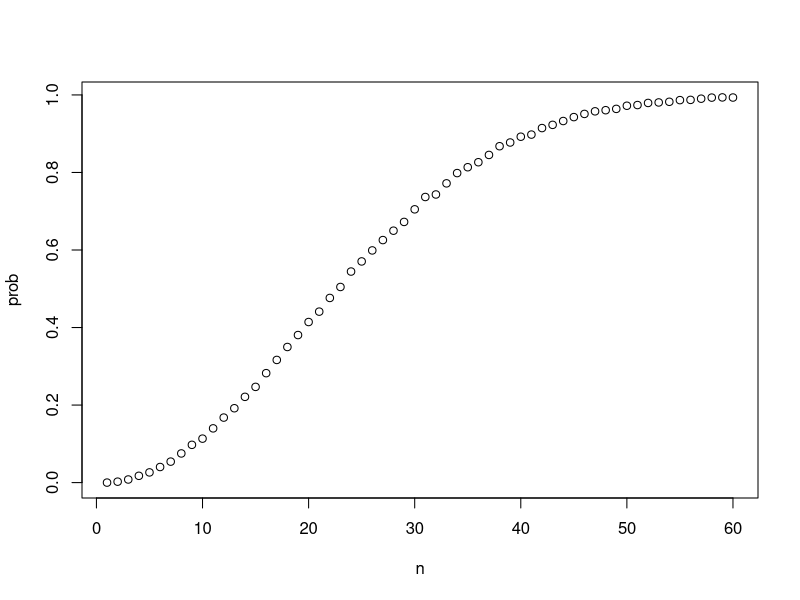
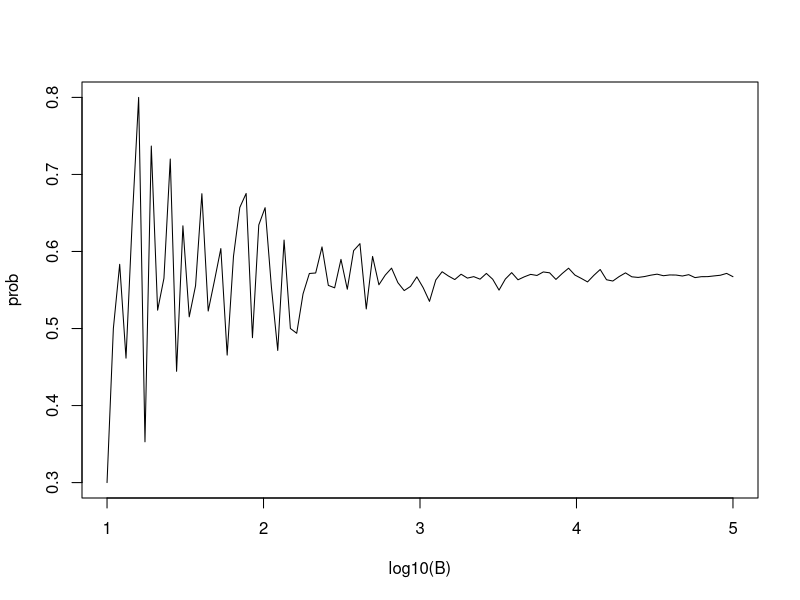
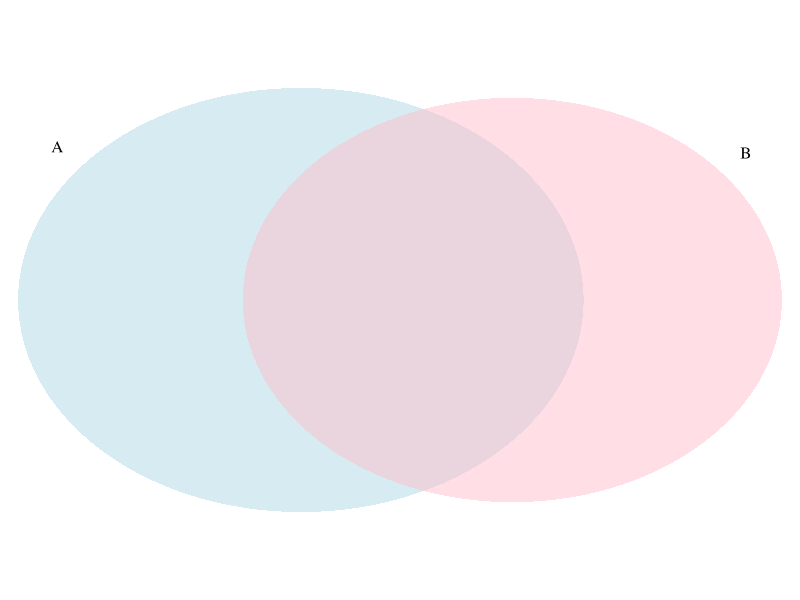

Here is the R script that generated these plots, in order:
## ---- chunk 1
beads <- rep(c("red", "blue"), times = c(2,3))
beads
## ---- chunk 2
sample(beads, 1)
## ---- chunk 3
B <- 10000
events <- replicate(B, sample(beads, 1))
## ---- chunk 4
tab <- table(events)
tab
## ---- chunk 5
prop.table(tab)
## ---- chunk 6
sample(beads, 5)
sample(beads, 5)
sample(beads, 5)
## ---- chunk 7
events <- sample(beads, B, replace = TRUE)
prop.table(table(events))
## ---- chunk 8
party <- c('R','D','I','R','R','R')
sample(party, 2, replace = TRUE)
## ---- chunk 9
x <- sample(beads, 5)
## ---- chunk 10
set.seed(1)
## ---- chunk 11
x <- sample(beads, 5)
## ---- chunk 12
x[2:5]
## ---- chunk 13
number <- "Three"
suit <- "Hearts"
paste(number, suit)
## ---- chunk 14
paste(letters[1:5], as.character(1:5))
## ---- chunk 15
expand.grid(pants = c("blue", "black"), shirt = c("white", "grey", "plaid"))
## ---- chunk 16
suits <- c("Diamonds", "Clubs", "Hearts", "Spades")
numbers <- c("Ace", "Deuce", "Three", "Four", "Five", "Six", "Seven", "Eight", "Nine", "Ten", "Jack", "Queen", "King")
deck <- expand.grid(number=numbers, suit=suits)
deck <- paste(deck$number, deck$suit)
## ---- chunk 17
kings <- paste("King", suits)
mean(deck %in% kings)
## ---- chunk 18
library(gtools)
permutations(3, 2)
## ---- chunk 19
hands <- permutations(52, 2, v = deck)
## ---- chunk 20
first_card <- hands[,1]
second_card <- hands[,2]
## ---- chunk 21
kings <- paste("King", suits)
sum(first_card %in% kings)
## ---- chunk 22
sum(first_card %in% kings & second_card %in% kings) / sum(first_card %in% kings)
## ---- chunk 23
mean(first_card %in% kings & second_card %in% kings) / mean(first_card %in% kings)
## ---- chunk 24
permutations(3,2)
combinations(3,2)
## ---- chunk 25
aces <- paste("Ace", suits)

facecard <- c("King", "Queen", "Jack", "Ten")
facecard <- expand.grid(number = facecard, suit = suits)
facecard <- paste(facecard$number, facecard$suit)

hands <- combinations(52, 2, v = deck)
mean(hands[,1] %in% aces & hands[,2] %in% facecard)
## ---- chunk 26
mean((hands[,1] %in% aces & hands[,2] %in% facecard) | (hands[,2] %in% aces & hands[,1] %in% facecard))
## ---- chunk 27
hand <- sample(deck, 2)
hand
## ---- chunk 28
(hands[1] %in% aces & hands[2] %in% facecard) | (hands[2] %in% aces & hands[1] %in% facecard)
## ---- chunk 29
blackjack <- function(){
   hand <- sample(deck, 2)
  (hand[1] %in% aces & hand[2] %in% facecard) |
    (hand[2] %in% aces & hand[1] %in% facecard)
}
## ---- chunk 30
blackjack()
## ---- chunk 31
B <- 10000
results <- replicate(B, blackjack())
mean(results)
## ---- chunk 32
set.seed(1)
## ---- chunk 33
n <- 50
bdays <- sample(1:365, n, replace = TRUE)
## ---- chunk 34
duplicated(c(1,2,3,1,4,3,5))
## ---- chunk 35
any(duplicated(bdays))
## ---- chunk 36
bdays
## ---- chunk 37
same_birthday <- function(n){
  bdays <- sample(1:365, n, replace=TRUE)
  any(duplicated(bdays))
}

compute_prob <- function(n, B=10000){
  results <- replicate(B, same_birthday(n))
  mean(results)
}
## ---- chunk 38
n <- seq(1,60)
## ---- chunk 39
x <- 1:10
sqrt(x)
y <- 1:10
x*y
## ---- chunk 40
x <- 1:10
sapply(x, sqrt)
## ---- chunk 41
prob <- sapply(n, compute_prob)
plot(n, prob)
## ---- chunk 42
B <- 10^seq(1, 5, len = 100)
compute_prob <- function(B, n=25){
  same_day <- replicate(B, same_birthday(n))
  mean(same_day)
}
prob <- sapply(B, compute_prob)
plot(log10(B), prob, type = "l")
## ---- chunk 43
exact_prob <- function(n){
  prob_unique <- seq(365,365-n+1)/365
  1 - prod( prob_unique)
}
eprob <- sapply(n, exact_prob)
eprob[25]
## ---- chunk 44
library(VennDiagram)
grid.newpage()
draw.pairwise.venn(22, 20, 11, category = c("A", "B"), lty = rep("blank", 2), fill = c("light blue", "pink"), alpha = rep(0.5, 2),  cat.dist = rep(0.025, 2), cex=0)
## ---- chunk 45
1/13*16/51 + 16/52*4/51 - 0
## ---- chunk 46
B <- 10000
stick <- replicate(B, {
  doors <- as.character(1:3)
  prize <- sample(c("car","goat","goat"))
  prize_door <- doors[prize == "car"]
  my_pick  <- sample(doors, 1)
  show <- sample(doors[!doors %in% c(my_pick, prize_door)],1)
  stick <- my_pick
  stick == prize_door
})
mean(stick)
## ---- chunk 47
switch <- replicate(B, {
  doors <- as.character(1:3)
  prize <- sample(c("car","goat","goat"))
  prize_door <- doors[prize == "car"]
  my_pick  <- sample(doors, 1)
  show <- sample(doors[!doors %in% c(my_pick, prize_door)], 1)
  stick <- my_pick
  switch <- doors[!doors%in%c(my_pick, show)]
  switch == prize_door
})
mean(switch)
